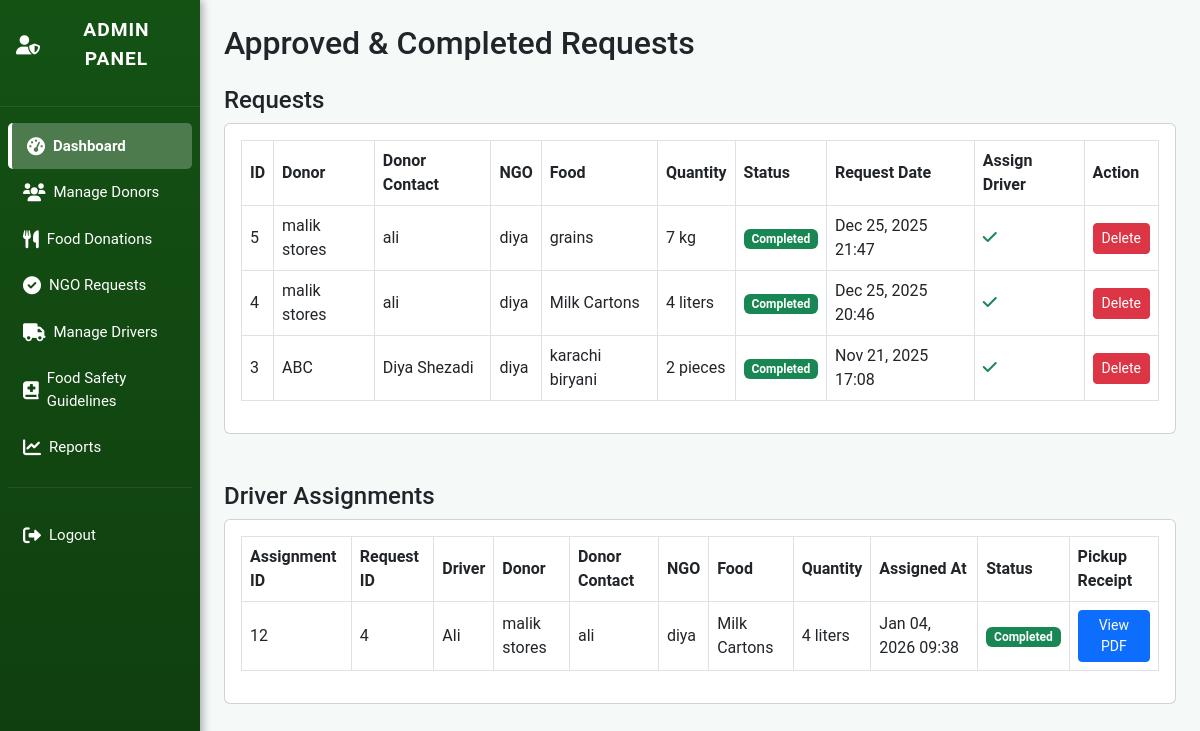
/admin_manage_requests.php (signed in), run on the app's committed database.
### tables this page shows
CREATE TABLE `donation_requests` (
  `id` int(11) NOT NULL,
  `donation_id` int(11) NOT NULL,
  `ngo_id` int(11) NOT NULL,
  `request_date` timestamp NOT NULL DEFAULT current_timestamp(),
  `status` enum('pending','approved','rejected','completed') NOT NULL DEFAULT 'pending',
  `pickup_quantity` varchar(50) DEFAULT NULL,
  `pickup_date` date DEFAULT NULL,
  `pickup_time` time DEFAULT NULL
);

CREATE TABLE `donors` (
  `id` int(11) NOT NULL,
  `user_id` int(11) DEFAULT NULL,
  `business_name` varchar(255) NOT NULL,
  `contact_name` varchar(255) NOT NULL,
  `email` varchar(255) NOT NULL,
  `phone` varchar(20) NOT NULL,
  `business_type` enum('restaurant','grocery_store','bakery','catering','hotel','cafe','individual','other') NOT NULL,
  `address` text NOT NULL,
  `description` text DEFAULT NULL,
  `password` varchar(255) NOT NULL,
  `business_license` varchar(255) DEFAULT NULL,
  `operating_hours` longtext DEFAULT NULL CHECK (json_valid(`operating_hours`)),
  `status` enum('active','inactive','suspended') DEFAULT 'active',
  `email_verified` tinyint(1) DEFAULT 0,
  `created_at` timestamp NOT NULL DEFAULT current_timestamp(),
  `updated_at` timestamp NOT NULL DEFAULT current_timestamp() ON UPDATE current_timestamp(),
  `latitude` decimal(10,8) DEFAULT NULL,
  `longitude` decimal(11,8) DEFAULT NULL
);

CREATE TABLE `users` (
  `id` int(11) NOT NULL,
  `name` varchar(255) NOT NULL,
  `email` varchar(255) NOT NULL,
  `password` varchar(255) NOT NULL,
  `user_type` enum('admin','donor','ngo') NOT NULL,
  `phone` varchar(20) DEFAULT NULL,
  `address` text DEFAULT NULL,
  `status` enum('active','pending','rejected','suspended') DEFAULT 'pending',
  `email_verified` tinyint(1) DEFAULT 0,
  `last_login` timestamp NULL DEFAULT NULL,
  `created_at` timestamp NOT NULL DEFAULT current_timestamp(),
  `updated_at` timestamp NOT NULL DEFAULT current_timestamp() ON UPDATE current_timestamp(),
  `latitude` decimal(10,8) DEFAULT NULL,
  `longitude` decimal(11,8) DEFAULT NULL
);

CREATE TABLE `food_donations` (
  `id` int(11) NOT NULL,
  `donor_id` int(11) NOT NULL,
  `food_name` varchar(255) NOT NULL,
  `category` enum('vegetables','fruits','dairy','meat','grains','prepared_food','beverages','snacks','frozen','canned','other') NOT NULL,
  `quantity` varchar(100) NOT NULL,
  `unit` enum('kg','lbs','servings','pieces','liters','boxes','bags','other') NOT NULL,
  `expiration_date` date NOT NULL,
  `pickup_time_start` time DEFAULT NULL,
  `pickup_time_end` time DEFAULT NULL,
  `special_instructions` text DEFAULT NULL,
  `food_safety_info` text DEFAULT NULL,
  `images` longtext DEFAULT NULL CHECK (json_valid(`images`)),
  `description` text DEFAULT NULL,
  `urgent` tinyint(1) NOT NULL DEFAULT 0,
  `estimated_value` decimal(10,2) DEFAULT NULL,
  `status` enum('available','requested','reserved','completed','expired','cancelled') DEFAULT 'available',
  `location_lat` decimal(10,8) DEFAULT NULL,
  `location_lng` decimal(11,8) DEFAULT NULL,
  `pickup_address` text DEFAULT NULL,
  `created_at` timestamp NOT NULL DEFAULT current_timestamp(),
  `updated_at` timestamp NOT NULL DEFAULT current_timestamp() ON UPDATE current_timestamp()
);

CREATE TABLE `driver_assignments` (
  `id` int(11) NOT NULL,
  `request_id` int(11) NOT NULL,
  `driver_id` int(10) UNSIGNED NOT NULL,
  `assigned_at` datetime NOT NULL DEFAULT current_timestamp(),
  `status` enum('pending','completed') NOT NULL DEFAULT 'pending',
  `receipt_file` varchar(255) DEFAULT NULL
);

CREATE TABLE `drivers` (
  `id` int(10) UNSIGNED NOT NULL,
  `full_name` varchar(255) NOT NULL,
  `phone` varchar(50) NOT NULL,
  `license_number` varchar(100) NOT NULL,
  `vehicle_type` varchar(50) NOT NULL,
  `status` enum('active','inactive') NOT NULL DEFAULT 'active',
  `created_at` datetime NOT NULL DEFAULT current_timestamp()
);

### admin_manage_requests.php (the view, shortened to what this page needs)
<?php
include 'config.php';
$approved_requests = $conn->query("
SELECT dr.id AS request_id,
       dr.request_date,
       dr.status,
       dr.pickup_quantity,
       fd.food_name,
       fd.unit AS food_unit,
       d.business_name AS donor_name,
       d.contact_name AS donor_contact,
       d.latitude AS donor_lat,
       d.longitude AS donor_lng,
       u.name AS ngo_name,
       u.phone AS ngo_contact
FROM donation_requests dr
LEFT JOIN food_donations fd ON dr.donation_id = fd.id
LEFT JOIN donors d ON fd.donor_id = d.id  -- Join on donors.id (PK)
LEFT JOIN users u ON dr.ngo_id = u.id AND u.user_type='ngo'
WHERE dr.status IN ('approved','completed')
ORDER BY dr.request_date DESC
")->fetch_all(MYSQLI_ASSOC);
$assignments = $conn->query("
SELECT da.id AS assignment_id,
       da.status AS delivery_status,
       da.assigned_at,
       da.receipt_file,  -- ADD THIS
       dr.id AS request_id,
       dr.status AS request_status,
       dr.pickup_quantity,
       fd.food_name,
       fd.unit AS food_unit,
       d.business_name AS donor_name,
       d.contact_name AS donor_contact,
       d.latitude AS donor_lat,
       d.longitude AS donor_lng,
       u.name AS ngo_name,
       u.phone AS ngo_contact,
       drv.full_name AS driver_name
FROM driver_assignments da
LEFT JOIN donation_requests dr ON da.request_id = dr.id
LEFT JOIN food_donations fd ON dr.donation_id = fd.id
LEFT JOIN donors d ON fd.donor_id = d.id
LEFT JOIN users u ON dr.ngo_id = u.id AND u.user_type='ngo'
LEFT JOIN drivers drv ON da.driver_id = drv.id
ORDER BY da.assigned_at DESC
")->fetch_all(MYSQLI_ASSOC);
$drivers = $conn->query("SELECT * FROM drivers WHERE status='active' ORDER BY full_name ASC")->fetch_all(MYSQLI_ASSOC);
?>
<!DOCTYPE html>
<html lang="en">
<head>
<link href="https://cdn.jsdelivr.net/npm/bootstrap@5.3.0/dist/css/bootstrap.min.css" rel="stylesheet">
<link href="https://cdnjs.cloudflare.com/ajax/libs/font-awesome/6.0.0/css/all.min.css" rel="stylesheet">
</head>
<body>
<div class="container-fluid">
<div class="row">
    <div class="col-md-2 p-0">
        <?php include 'admin_sidebar.php'; ?>
    </div>
    <div class="col-md-10 p-4">
        <h2 class="mb-4">Approved & Completed Requests</h2>
        <section class="mb-5">
            <h4>Requests</h4>
            <div class="card p-3 mb-4">
                <table class="table table-bordered table-hover">
                    <thead>
                        <tr>
                            <th>ID</th>
                            <th>Donor</th>
                            <th>Donor Contact</th>
                            <th>NGO</th>
                            <th>Food</th>
                            <th>Quantity</th>
                            <th>Status</th>
                            <th>Request Date</th>
                            <th>Assign Driver</th>
                            <th>Action</th>
                        </tr>
                    </thead>
                    <tbody>
                        <?php foreach($approved_requests as $req): ?>
                        <tr>
                            <td><?php echo $req['request_id']; ?></td>
                            <td><?php echo htmlspecialchars($req['donor_name'] ?? 'N/A'); ?></td>
                            <td><?php echo htmlspecialchars($req['donor_contact'] ?? 'N/A'); ?></td>
                            <td><?php echo htmlspecialchars($req['ngo_name'] ?? 'N/A'); ?></td>
                            <td><?php echo htmlspecialchars($req['food_name'] ?? 'N/A'); ?></td>
                            <td><?php echo htmlspecialchars($req['pickup_quantity'] ?? '') . ' ' . htmlspecialchars($req['food_unit'] ?? ''); ?></td>
                            <td>
                                <span class="badge bg-<?php echo $req['status']=='completed'?'success':'primary'; ?>">
                                    <?php echo ucfirst($req['status']); ?>
                                </span>
                            </td>
                            <td><?php echo date('M d, Y H:i', strtotime($req['request_date'])); ?></td>
                            <td>
                                <?php if($req['status'] != 'completed'): ?>
                                <form method="POST" class="d-flex">
                                    <input type="hidden" name="request_id" value="<?php echo $req['request_id']; ?>">
                                    <select name="driver_id" class="form-select form-select-sm me-2" required
                                            data-donor-lat="<?php echo $req['donor_lat'] ?? ''; ?>"
                                            data-donor-lng="<?php echo $req['donor_lng'] ?? ''; ?>">
                                        <option value="">Select Driver</option>
                                        <?php foreach($drivers as $drv): ?>
                                            <option value="<?php echo $drv['id']; ?>"><?php echo htmlspecialchars($drv['full_name']); ?></option>
                                        <?php endforeach; ?>
                                    </select>
                                    <button type="submit" name="assign_driver" class="btn btn-sm btn-primary">Assign</button>
                                </form>
                                <?php else: ?>
                                    <span class="text-success"><i class="fas fa-check"></i></span>
                                <?php endif; ?>
                            </td>
                            <td>
                                <a href="?delete_id=<?php echo $req['request_id']; ?>" class="btn btn-sm btn-danger" onclick="return confirm('Are you sure?')">
                                    Delete
                                </a>
                            </td>
                        </tr>
                        <?php endforeach; ?>
                    </tbody>
                </table>
            </div>
        </section>
<section>
    <h4>Driver Assignments</h4>
    <div class="card p-3">
        <table class="table table-bordered table-hover">
            <thead>
                <tr>
                    <th>Assignment ID</th>
                    <th>Request ID</th>
                    <th>Driver</th>
                    <th>Donor</th>
                    <th>Donor Contact</th>
                    <th>NGO</th>
                    <th>Food</th>
                    <th>Quantity</th>
                    <th>Assigned At</th>
                    <th>Status</th>
                    <th>Pickup Receipt</th>
                </tr>
            </thead>
            <tbody>
                <?php foreach($assignments as $ass): ?>
                <tr>
                    <td><?php echo $ass['assignment_id']; ?></td>
                    <td><?php echo $ass['request_id']; ?></td>
                    <td><?php echo htmlspecialchars($ass['driver_name'] ?? 'N/A'); ?></td>
                    <td><?php echo htmlspecialchars($ass['donor_name'] ?? 'N/A'); ?></td>
                    <td><?php echo htmlspecialchars($ass['donor_contact'] ?? 'N/A'); ?></td>
                    <td><?php echo htmlspecialchars($ass['ngo_name'] ?? 'N/A'); ?></td>
                    <td><?php echo htmlspecialchars($ass['food_name'] ?? 'N/A'); ?></td>
                    <td><?php echo htmlspecialchars($ass['pickup_quantity'] ?? '') . ' ' . htmlspecialchars($ass['food_unit'] ?? ''); ?></td>
                    <td><?php echo date('M d, Y H:i', strtotime($ass['assigned_at'])); ?></td>
                    <td>
                        <span class="badge bg-<?php echo $ass['delivery_status']=='completed'?'success':'warning'; ?>">
                            <?php echo ucfirst($ass['delivery_status']); ?>
                        </span>
                    </td>
                    <td>
                        <?php if(!empty($ass['receipt_file'])): ?>
                            <a href="receipts/<?php echo htmlspecialchars($ass['receipt_file']); ?>" target="_blank" class="btn btn-sm btn-primary">
                                View PDF
                            </a>
                        <?php else: ?>
                            <span class="text-muted">Not uploaded</span>
                        <?php endif; ?>
                    </td>
                </tr>
                <?php endforeach; ?>
            </tbody>
        </table>
    </div>
</section>
    </div>
</div>
</div>
</body>
</html>

### admin_manage_requests.php (style rules this page uses)
body { font-family: 'Roboto', sans-serif; background: #f5f9f8; }
.table td, .table th { vertical-align: middle; }

### data on the page
donation_requests: id "5", donors.business_name "malik stores", donors.contact_name "ali", users.name "diya", food_donations.food_name "grains", pickup_quantity "7", food_donations.unit "kg", status "Completed", request_date "Dec 25, 2025 21:47"
donation_requests: id "4", donors.business_name "malik stores", donors.contact_name "ali", users.name "diya", food_donations.food_name "Milk Cartons", pickup_quantity "4", food_donations.unit "liters", status "Completed", request_date "Dec 25, 2025 20:46"
donation_requests: id "3", donors.business_name "ABC", donors.contact_name "Diya Shezadi", users.name "diya", food_donations.food_name "karachi biryani", pickup_quantity "2", food_donations.unit "pieces", status "Completed", request_date "Nov 21, 2025 17:08"
driver_assignments: id "12", request "4", driver.full_name "Ali", donors.business_name "malik stores", donors.contact_name "ali", users.name "diya", food_donations.food_name "Milk Cartons", request.pickup_quantity "4", food_donations.unit "liters", assigned_at "Jan 04, 2026 09:38", status "Completed"
